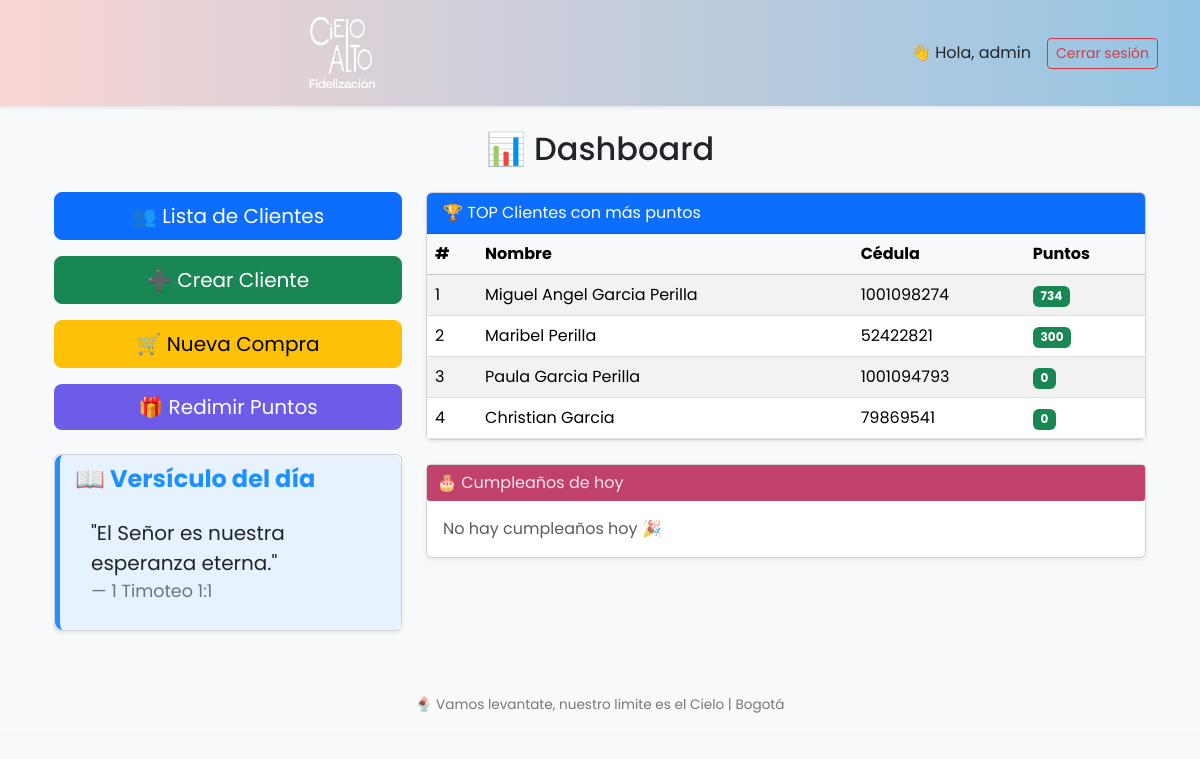
Page / (signed in) on the committed database.
### models/login.py (models this page shows, shortened)
class Login(UserMixin, db.Model):
    id = db.Column(db.Integer, primary_key=True)
    username = db.Column(db.String(50), unique=True, nullable=False)
    password_hash = db.Column(db.String(128), nullable=False)
    rol = db.Column(db.String(20), nullable=False, default="general")

### models/cliente.py (models this page shows, shortened)
class Cliente(db.Model):
    __tablename__ = 'clientes'
    id = db.Column(db.Integer, primary_key=True)
    cedula = db.Column(db.String(20), unique=True, nullable=False)
    nombre = db.Column(db.String(100), nullable=False)
    correo = db.Column(db.String(120), unique=True, nullable=False)
    telefono = db.Column(db.String(20), nullable=True)
    fecha_nacimiento = db.Column(db.Date, nullable=True)
    puntos = db.Column(db.Integer, default=0)

### app.py (the view)
@app.route("/")
@role_required("admin", "general")
def index():
    top_clientes = Cliente.query.order_by(Cliente.puntos.desc()).limit(5).all()
    dia = date.today().toordinal()
    random.seed(dia)
    versiculo_del_dia = random.choice(versiculos)
    hoy = date.today()
    cumpleaneros = Cliente.query.filter(
        db.extract('day', Cliente.fecha_nacimiento) == hoy.day,
        db.extract('month', Cliente.fecha_nacimiento) == hoy.month
    ).all()
    return render_template(
        'dashboard.html',
        versiculo=versiculo_del_dia,
        top_clientes=top_clientes,
        cumpleaneros=cumpleaneros
    )

### app.py (called while the page is built)
@login_manager.user_loader
def load_user(user_id):
    return Login.query.get(int(user_id))

### templates/dashboard.html (shortened to what this page needs)
{% extends "base.html" %}
{% block content %}
<div class="container mt-4">
    <h2 class="text-center mb-4">📊 Dashboard</h2>
    <div class="row">
        <div class="col-md-4">
            <div class="d-grid gap-3 mb-4">
                <a href="{{ url_for('cliente.listar_clientes') }}" class="btn btn-primary btn-lg">👥 Lista de Clientes</a>
                <a href="{{ url_for('cliente.crear_cliente') }}" class="btn btn-success btn-lg">➕ Crear Cliente</a>
                <a href="{{ url_for('compra.nueva_compra') }}" class="btn btn-warning btn-lg">🛒 Nueva Compra</a>
                <a href="{{ url_for('cliente.redimir_buscar') }}" class="btn btn-lg btn-morado">🎁 Redimir Puntos</a>
            </div>
            <div class="card shadow-sm">
                <div class="versiculo-box">
                    <h4 class="versiculo-title">📖 Versículo del día</h4>
                    <div class="card-body">
                        <blockquote class="blockquote mb-0">
                            <p>"{{ versiculo['texto'] }}"</p>
                            <footer class="blockquote-footer">{{ versiculo['cita'] }}</footer>
                        </blockquote>
                    </div>
                </div>
            </div>
        </div>
        <div class="col-md-8">
            <div class="card shadow-sm mb-4">
                <div class="card-header bg-primary text-white">
                    🏆 TOP Clientes con más puntos
                </div>
                <div class="card-body p-0">
                    <table class="table table-striped table-hover mb-0">
                        <thead class="table-light">
                            <tr>
                                <th>#</th>
                                <th>Nombre</th>
                                <th>Cédula</th>
                                <th>Puntos</th>
                            </tr>
                        </thead>
                        <tbody>
                            {% for cliente in top_clientes %}
                            <tr>
                                <td>{{ loop.index }}</td>
                                <td>{{ cliente.nombre }}</td>
                                <td>{{ cliente.cedula }}</td>
                                <td><span class="badge bg-success">{{ cliente.puntos }}</span></td>
                            </tr>
                            {% endfor %}
                        </tbody>
                    </table>
                </div>
            </div>
            <div class="card shadow-sm">
                <div class="cumpleanios-title d-flex justify-content-between align-items-center">
                    <span>🎂 Cumpleaños de hoy</span>
                </div>
                <div class="card-body">
                    {% if cumpleaneros %}
                        <ul class="list-group list-group-flush mb-3">
                            {% for cliente in cumpleaneros %}
                            <li class="list-group-item d-flex justify-content-between align-items-center">
                                <div>
                                    <strong>{{ cliente.nombre }}</strong>
                                    <span class="text-muted">({{ cliente.fecha_nacimiento.strftime('%d/%m') }})</span>
                                </div>
                                <a href="{{ url_for('cliente.enviar_felicitacion', cliente_id=cliente.id) }}"
                                class="btn btn-sm btn-outline-success">
                                ✉️ Felicitar
                                 </a>
                            </li>
                            {% endfor %}
                        </ul>
                    {% else %}
                        <p class="text-muted mb-0">No hay cumpleaños hoy 🎉</p>
                    {% endif %}
                </div>
            </div>
        </div>
    </div>
</div>
{% endblock %}

### templates/base.html (shortened to what this page needs)
<!DOCTYPE html>
<html lang="es">
<head>
  <link rel="stylesheet" href="https://cdn.jsdelivr.net/npm/bootstrap@5.3.2/dist/css/bootstrap.min.css">
  <link rel="stylesheet" href="{{ url_for('static', filename='css/styles.css') }}">
</head>
<body class="bg-light" style="font-family: 'Poppins', sans-serif;">
<nav class="navbar navbar-expand-lg shadow-sm" style="background: linear-gradient(90deg, #f9d5d3, #94c5e4);">
  <div class="container">
    <a class="navbar-brand d-flex align-items-center fw-bold text-dark"
      {% if request.endpoint in ['users.consulta', 'users.resultados'] %}
        href="#"
        onclick="return false;"
      {% else %}
        href="{{ url_for('index') }}"
      {% endif %}>
      <img src="{{ url_for('static', filename='img/logo.png') }}" alt="Logo Cielo Alto" class="me-2" style="height:80px;">
    </a>
    <div class="ms-auto d-flex align-items-center">
      {% if current_user.is_authenticated %}
        <span class="me-3">👋 Hola, {{ current_user.username }}</span>
        <a href="{{ url_for('auth.logout') }}" class="btn btn-outline-danger btn-sm">Cerrar sesión</a>
      {% else %}
        <a href="{{ url_for('auth.login') }}" class="btn btn-outline-primary btn-sm">Iniciar sesión</a>
      {% endif %}
    </div>
  </div>
</nav>
  <div class="container my-4">
    {% block content %}{% endblock %}
  </div>
  <footer class="text-center py-3 mt-5" style="background-color: #fafafa; font-size: 0.85rem; color:#777;">
    <p class="mb-0">🍨 Vamos levantate, nuestro limite es el Cielo | Bogotá</p>
  </footer>
</body>
</html>

### static/css/styles.css (style rules this page uses)
.navbar-brand img { height: 80px; width: auto; }
.navbar .navbar-brand { margin-left: auto; margin-right: auto; }
.cumpleanios-title { color: #f8e2ea; background-color: #c0426c; padding: 6px 10px; border-radius: 3px; display: inline-block; }
.versiculo-title { color: #1E90FF; font-weight: bold; }
.versiculo-box { background-color: #E6F2FF; border-left: 5px solid #1E90FF; padding: 10px 15px; border-radius: 8px; }
.btn-morado { @extend .btn; background-color: #6c5ce7; color: white; border: none; }

### rows in the picture
Login: username "admin"
Cliente: nombre "Miguel Angel Garcia Perilla", cedula "1001098274", puntos "734"
Cliente: nombre "Maribel Perilla", cedula "52422821", puntos "300"
Cliente: nombre "Paula Garcia Perilla", cedula "1001094793", puntos "0"
Cliente: nombre "Christian Garcia", cedula "79869541", puntos "0"
